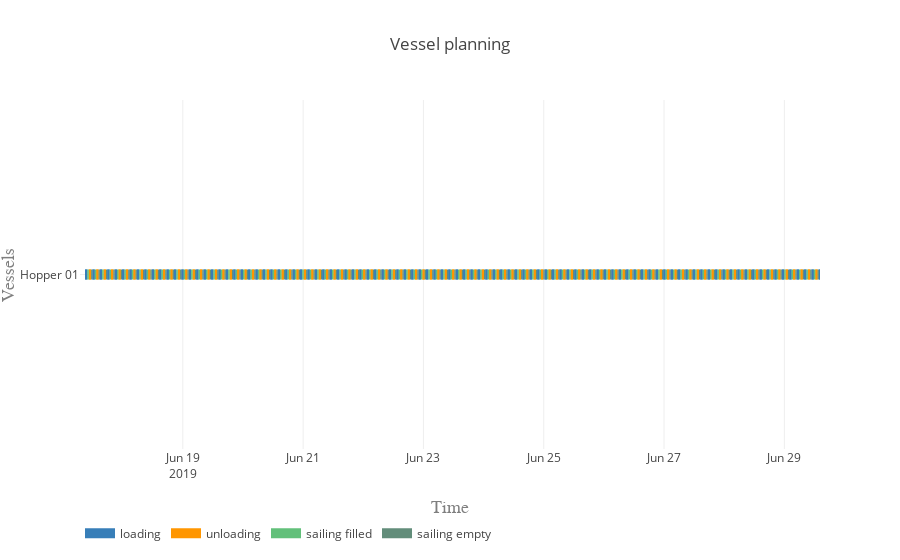

Notebook source saved alongside this figure:
### Markdown cell above
#### Vessel planning

### Code cell
vessels = [hopper]

activities = ['loading', 'unloading', 'sailing filled', 'sailing empty']
colors = {0:'rgb(55,126,184)', 1:'rgb(255,150,0)', 2:'rgb(98, 192, 122)', 3:'rgb(98, 141, 122)'}

plot.vessel_planning(vessels, activities, colors)

### Figure 1 — Plotly figure (JSON) as saved in the notebook; plotly's stock layout.template omitted (floating-point values rounded to 4 significant figures; data arrays with more than 128 entries replaced by an {"elided": "..."} marker saying what was removed)
{"data": [{"connectgaps": false, "hoverinfo": "y+name", "line": {"color": "rgb(55,126,184)", "width": 10}, "mode": "lines", "name": "loading", "type": "scatter", "uid": "c9669bf7-896b-41d9-b81f-19c0a9adf8d6", "x": {"elided": "1000 str values"}, "y": {"elided": "1000 str values"}}, {"connectgaps": false, "hoverinfo": "y+name", "line": {"color": "rgb(255,150,0)", "width": 10}, "mode": "lines", "name": "unloading", "type": "scatter", "uid": "b42ad3a1-caff-4ff7-bf11-a793626325ee", "x": {"elided": "1000 str values"}, "y": {"elided": "1000 str values"}}, {"connectgaps": false, "hoverinfo": "y+name", "line": {"color": "rgb(98, 192, 122)", "width": 10}, "mode": "lines", "name": "sailing filled", "type": "scatter", "uid": "e12a300c-fb11-4d3e-aa1c-c09033f1ddd6", "x": {"elided": "500 str values"}, "y": {"elided": "500 str values"}}, {"connectgaps": false, "hoverinfo": "y+name", "line": {"color": "rgb(98, 141, 122)", "width": 10}, "mode": "lines", "name": "sailing empty", "type": "scatter", "uid": "1a4a9f06-c8db-4322-9f52-f15e1ed04010", "x": {"elided": "495 str values"}, "y": {"elided": "495 str values"}}], "layout": {"hovermode": "closest", "legend": {"orientation": "h", "x": 0, "y": -0.2}, "title": "Vessel planning", "xaxis": {"range": ["2019-06-17 06:58:34", "2019-06-29 14:12:56.511561"], "title": "Time", "titlefont": {"color": "#7f7f7f", "family": "Courier New, monospace", "size": 18}}, "yaxis": {"title": "Vessels", "titlefont": {"color": "#7f7f7f", "family": "Courier New, monospace", "size": 18}}}}
